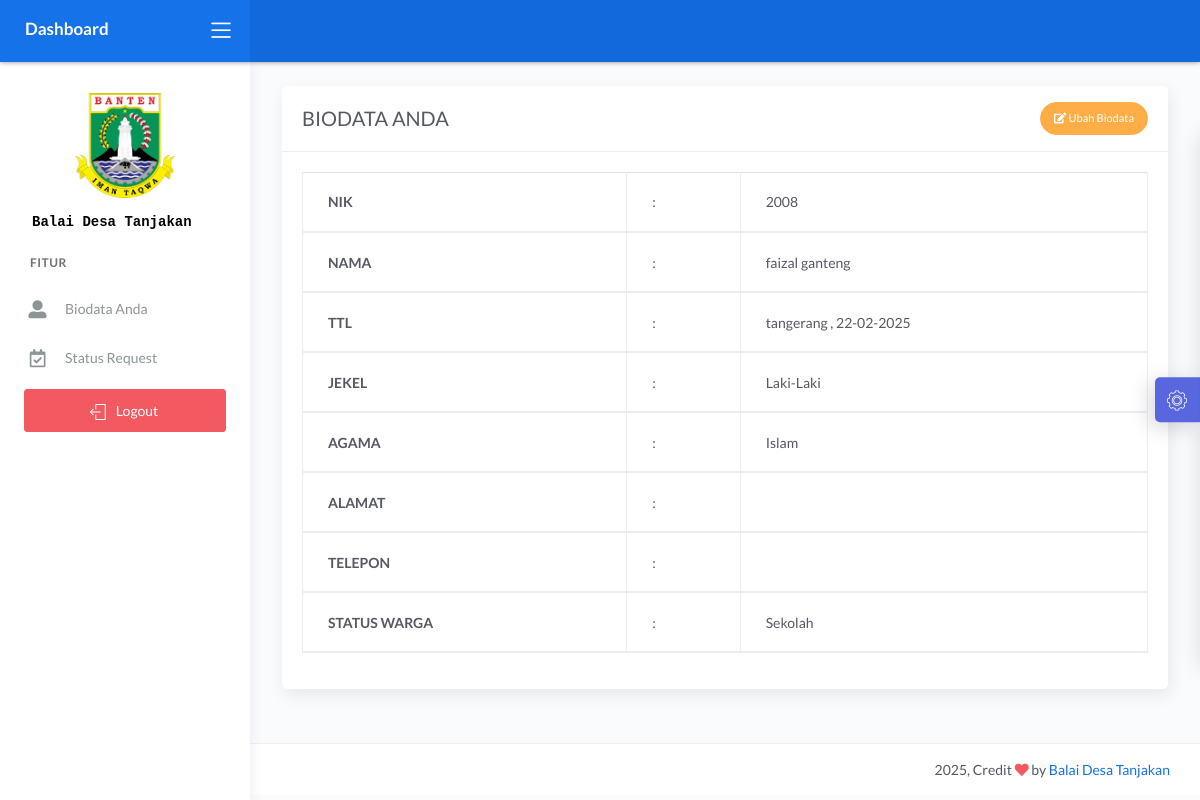
/demo1/main.php?halaman=tampil_pemohon (signed in), run on the app's committed database.
### tables this page shows
CREATE TABLE `data_user` (
  `nik` varchar(16) NOT NULL,
  `password` varchar(225) NOT NULL,
  `hak_akses` varchar(225) NOT NULL,
  `nama` varchar(30) NOT NULL,
  `tanggal_lahir` date NOT NULL,
  `tempat_lahir` varchar(30) NOT NULL,
  `jekel` varchar(20) NOT NULL,
  `agama` varchar(20) NOT NULL,
  `alamat` text NOT NULL,
  `telepon` varchar(13) NOT NULL,
  `status_warga` varchar(30) NOT NULL
);

### demo1/tampil_pemohon.php (the view)
<?php include '../konek.php';?>
<?php
	$tampil_nik = "SELECT * FROM data_user WHERE nik=$_SESSION[nik]";
	$query = mysqli_query($konek,$tampil_nik);
	$data = mysqli_fetch_array($query,MYSQLI_BOTH);
	$nik = $data['nik'];
    $nama = $data['nama'];
    $tempat = $data['tempat_lahir'];
    $tanggal = $data['tanggal_lahir'];
    $format = date('d-m-Y',strtotime($tanggal));
    $jekel = $data['jekel'];
    $alamat = $data['alamat'];
    $telepon = $data['telepon'];
    $agama = $data['agama'];
    $status_warga = $data['status_warga'];
?>
<div class="page-inner">
    <div class="row">
        <div class="col-md-12">
            <div class="card">
                <div class="card-header">
                    <div class="d-flex align-items-center">
                        <h4 class="card-title">BIODATA ANDA</h4>
                            <a href="?halaman=ubah_pemohon&nik=<?=$nik;?>" class="btn btn-sm btn-warning btn-round ml-auto">
                                <i class="fa fa-edit"></i>
                                    Ubah Biodata
                            </a>
                    </div>
                </div>
                <div class="card-body">
                    <table class="table table-bordered">
                        <thead>
                            <tr>
                                <th>NIK</th>
                                <td>:</td>
                                <td><?= $nik;?></td>
                            </tr>
                            <tr>
                                <th>NAMA</th>
                                <td>:</td>
                                <td><?= $nama;?></td>
                            </tr>
                            <tr>
                                <th>TTL</th>
                                <td>:</td>
                                <td><?= $tempat.', '.$format;?></td>
                            </tr>
                            <tr>
                                <th>JEKEL</th>
                                <td>:</td>
                                <td><?= $jekel;?></td>
                            </tr>
                            <tr>
                                <th>AGAMA</th>
                                <td>:</td>
                                <td><?= $agama;?></td>
                            </tr>
                            <tr>
                                <th>ALAMAT</th>
                                <td>:</td>
                                <td><?= $alamat;?></td>
                            </tr>
                            <tr>
                                <th>TELEPON</th>
                                <td>:</td>
                                <td><?= $telepon;?></td>
                            </tr>
                            <tr>
                                <th>STATUS WARGA</th>
                                <td>:</td>
                                <td><?= $status_warga;?></td>
                            </tr>
                        </thead>
                    </table>
                </div>
            </div>
        </div>
    </div>
</div>

### data on the page
data_user: nik "2008", nama "faizal ganteng", tempat_lahir "tangerang", tanggal_lahir "22-02-2025", jekel "Laki-Laki", agama "Islam", status_warga "Sekolah"
